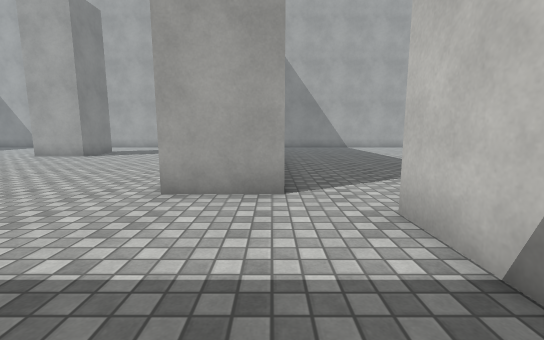
[1] (above)

20 first-person views from a walk through a scene from a Unity 3-D project. The camera is 1.2 m above the floor, tilts 8° down and sees 90° across. The floor is counted in squares, 1 m on a side. Each view is taken from the middle of a square. On the plan, view 1 faces up. The plan holds only what a view shows up to about 13 squares ahead; the rest is blank. The place goes on beyond the plan. The player is left out. Surface patterns are stand-ins for the level's own textures.

[2]
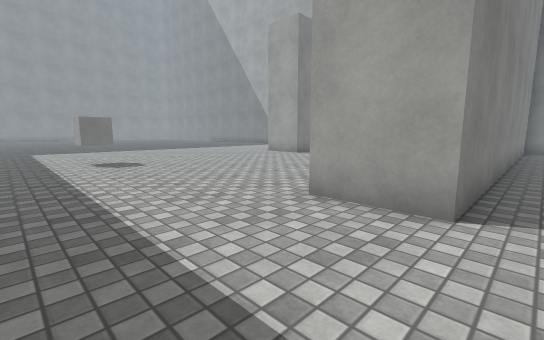

[3]
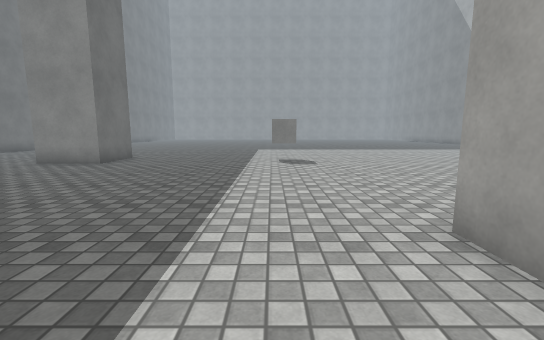

[4]
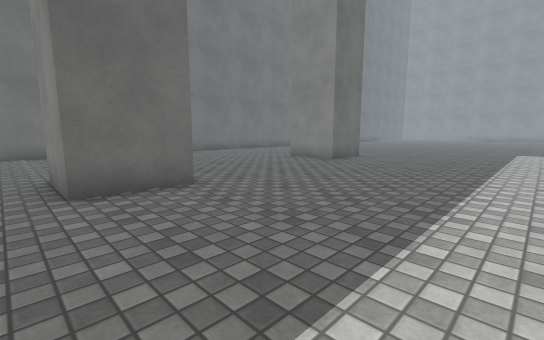

[5]
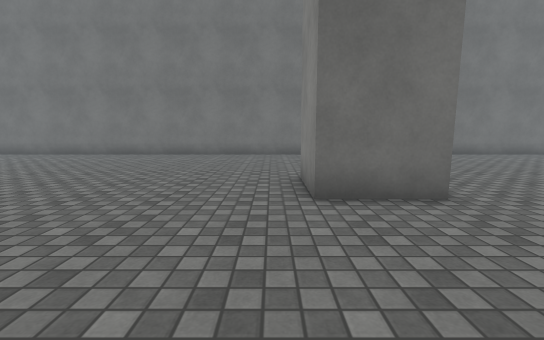

[6]
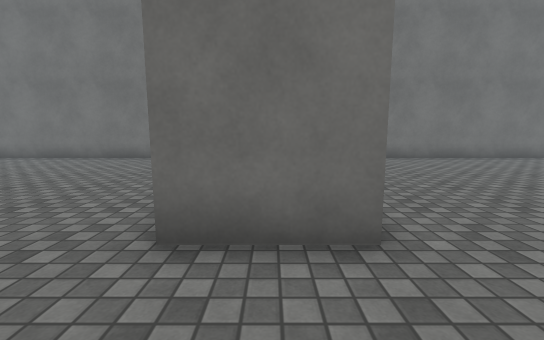

[7]
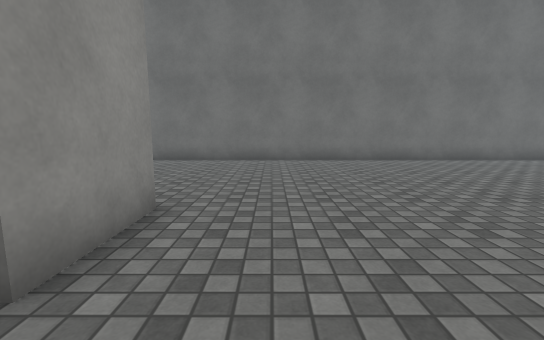

[8]
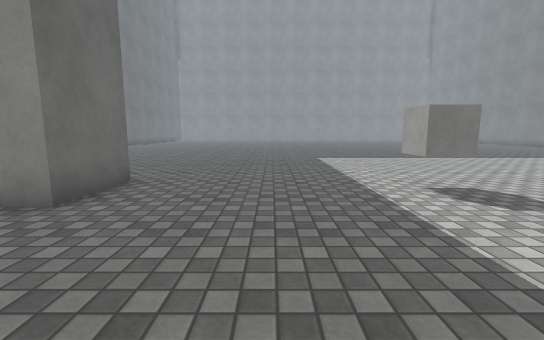

[9]
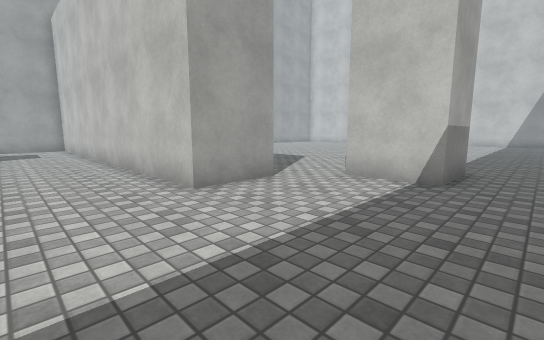

[10]
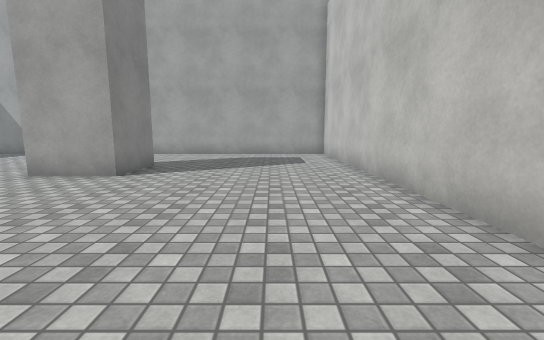

[11]
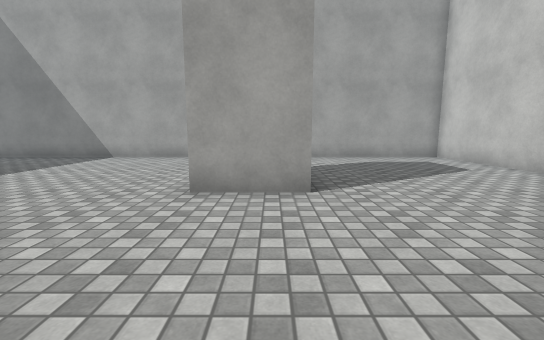

[12]
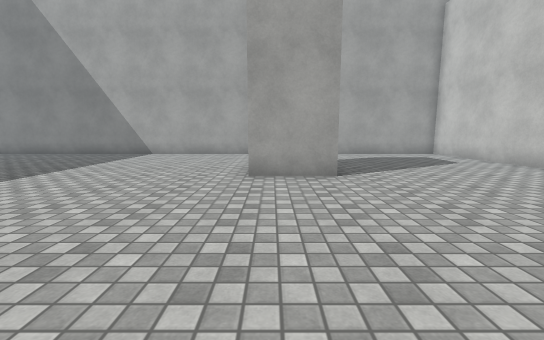

[13]
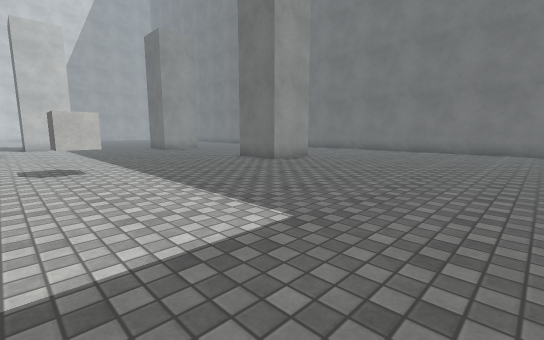

[14]
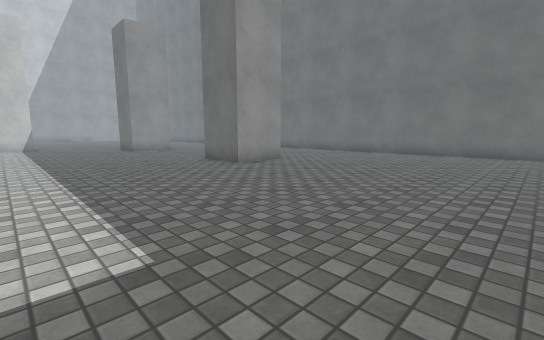

[15]
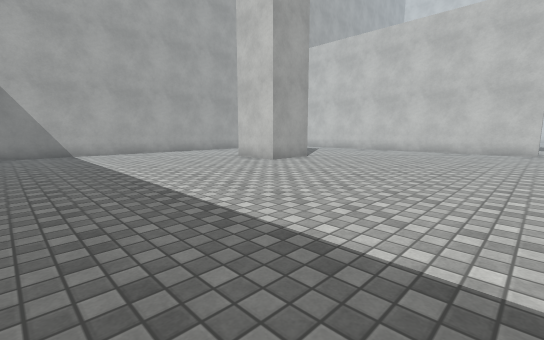

[16]
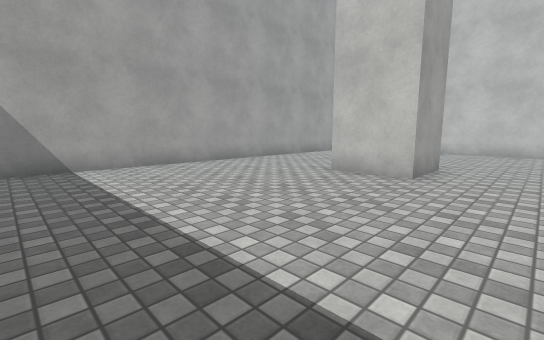

[17]
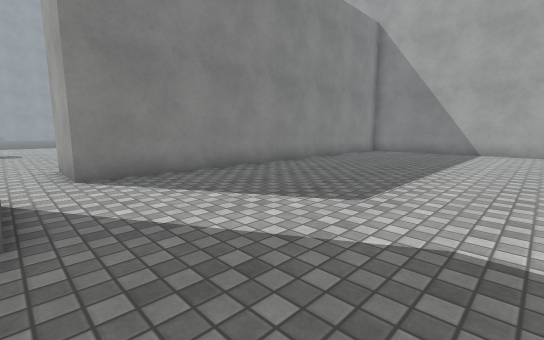

[18]
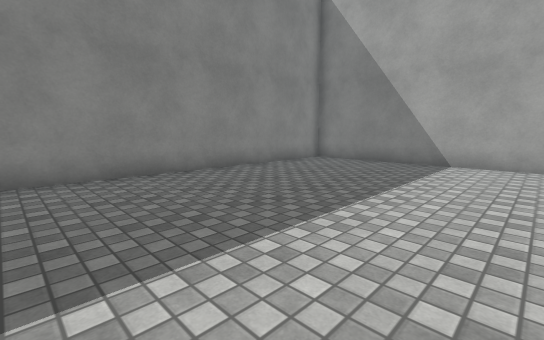

[19]
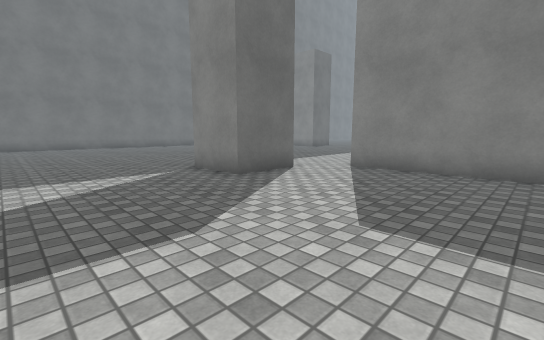

[20]
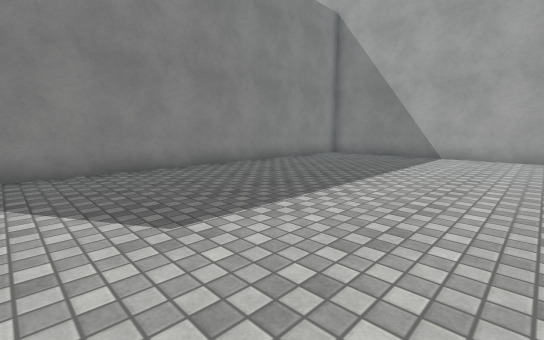

### Floor plan
Points are (right, up) in squares from view 1. A wall is a line through its corners. A room is listed if a view was taken in it or the views show most of it. See-through windows are left out.
Room 1 (views 1, 2, 3, 4, 5, 6, 7, 8, 9, 10, 11, 12, 13, 14, 15, 16, 17, 18, 19, 20)
walls: (1.9, 3.9) (4.3, 3.9) (4.3, 1.5) (1.9, 1.5) (1.9, 3.9); (-2.2, -5.2) (-2.2, -2.8) (0.2, -2.8) (0.2, -5.2); (-11.6, -6) (-11.6, -3.5) (-9.2, -3.5) (-9.2, -6); (-9.2, 15.8) (-9.2, 13.3) (-11.6, 13.3) (-11.6, 15.8); (-10.1, 20.9) (-20.5, 20.9); (4.5, -12.4) (9.5, -12.4); (-20, -12.4) (1.1, -12.4); (9.1, 20.9) (0.2, 20.9) (0.2, 5.2) (-2.2, 5.2) (-2.2, 20.9) (-8.1, 20.9)
objects: cube (-11, 3) to (-11, 4)

Positions as (right, up) in squares from view 1, and headings:
1: (0, 0), facing up
2: (1, 1), facing up-left
3: (1, 3), facing left
4: (1, 3), facing down-left
5: (1, 2), facing down
6: (-1, 0), facing down
7: (-4, -1), facing down
8: (-5, 0), facing left
9: (-5, 0), facing up-right
10: (-5, 6), facing up
11: (-10, 8), facing up
12: (-11, 6), facing up
13: (-20, 5), facing down-right
14: (-20, 3), facing down-right
15: (-20, 5), facing up-right
16: (-19, 11), facing up-right
17: (8, 4), facing up-left
18: (8, 10), facing up-left
19: (9, 10), facing down-left
20: (9, 7), facing up-left
